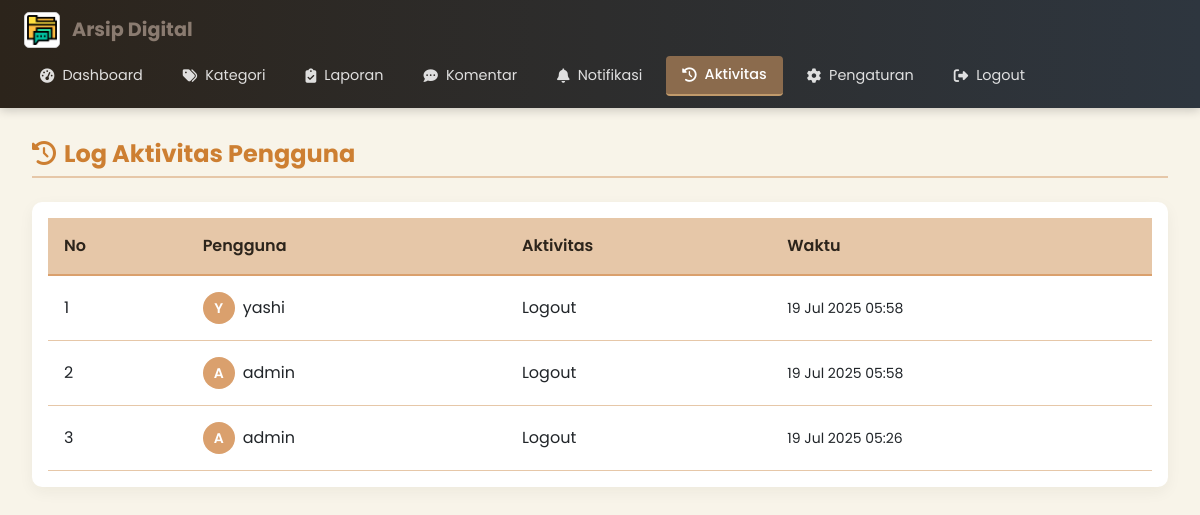
The page /admin/aktivitas.php (signed in) on the database its author committed.
### tables this page shows
CREATE TABLE `activity_logs` (
  `id` int(11) NOT NULL,
  `user_id` int(11) DEFAULT NULL,
  `activity` text DEFAULT NULL,
  `created_at` timestamp NOT NULL DEFAULT current_timestamp()
);

CREATE TABLE `users` (
  `id` int(11) NOT NULL,
  `username` varchar(50) NOT NULL,
  `email` varchar(100) DEFAULT NULL,
  `password` varchar(255) NOT NULL,
  `role` enum('admin','user') DEFAULT 'user',
  `created_at` timestamp NOT NULL DEFAULT current_timestamp()
);

### src/admin/aktivitas.php (the view, shortened to what this page needs)
<?php
require_once '../config/koneksi.php';
include '../includes/header_admin.php';
$logs = $conn->query("SELECT a.*, u.username
    FROM activity_logs a
    LEFT JOIN users u ON a.user_id = u.id
    ORDER BY a.created_at DESC");
?>
<!DOCTYPE html>
<html lang="id">
<head>
</head>
<body>
    <div class="page-container">
        <h4 class="page-title">
            <i class="fas fa-history me-2"></i>Log Aktivitas Pengguna
        </h4>
        <div class="table-container">
            <table class="table table-hover">
                <thead>
                    <tr>
                        <th>No</th>
                        <th>Pengguna</th>
                        <th>Aktivitas</th>
                        <th>Waktu</th>
                    </tr>
                </thead>
                <tbody>
                    <?php $no = 1; while ($log = $logs->fetch_assoc()): ?>
                    <tr>
                        <td><?= $no++ ?></td>
                        <td>
                            <div class="user-info">
                                <div class="user-avatar">
                                    <?= strtoupper(substr($log['username'] ?? 'T', 0, 1)) ?>
                                </div>
                                <?= htmlspecialchars($log['username'] ?? 'Tidak diketahui') ?>
                            </div>
                        </td>
                        <td class="activity-message"><?= htmlspecialchars($log['activity']) ?></td>
                        <td class="timestamp"><?= date('d M Y H:i', strtotime($log['created_at'])) ?></td>
                    </tr>
                    <?php endwhile; ?>
                </tbody>
            </table>
        </div>
    </div>
    <?php include '../includes/footer.php'; ?>
</body>
</html>

### src/includes/header_admin.php (shortened to what this page needs)
<?php
require_once '../config/koneksi.php';
$setting = [];
$res = $conn->query("SELECT name, value FROM settings");
while ($s = $res->fetch_assoc()) {
    $setting[$s['name']] = $s['value'];
}
?>
<!DOCTYPE html>
<html lang="id">
<head>
    <link href="https://cdn.jsdelivr.net/npm/bootstrap@5.3.0/dist/css/bootstrap.min.css" rel="stylesheet">
    <link rel="stylesheet" href="https://cdnjs.cloudflare.com/ajax/libs/font-awesome/6.4.0/css/all.min.css">
</head>
<body>
<nav class="navbar-custom">
    <a class="navbar-brand" href="#">
        <img src="../public/uploads/logo/<?= $setting['logo'] ?? 'default.png' ?>" alt="Logo" class="app-logo">
        <?= $setting['nama_aplikasi'] ?? 'Aplikasi Arsip Digital' ?>
    </a>
    <div class="navbar-menu">
        <a href="dashboard.php" class="<?= basename($_SERVER['PHP_SELF']) === 'dashboard.php' ? 'active' : '' ?>">
            <i class="fas fa-tachometer-alt"></i> Dashboard
        </a>
        <a href="kategori.php" class="<?= basename($_SERVER['PHP_SELF']) === 'kategori.php' ? 'active' : '' ?>">
            <i class="fas fa-tags"></i> Kategori
        </a>
        <a href="laporan.php" class="<?= basename($_SERVER['PHP_SELF']) === 'laporan.php' ? 'active' : '' ?>">
            <i class="fas fa-clipboard-check"></i> Laporan
        </a>
        <a href="komentar.php" class="<?= basename($_SERVER['PHP_SELF']) === 'komentar.php' ? 'active' : '' ?>">
            <i class="fas fa-comment-dots"></i> Komentar
        </a>
        <a href="notifikasi.php" class="<?= basename($_SERVER['PHP_SELF']) === 'notifikasi.php' ? 'active' : '' ?>">
            <i class="fas fa-bell"></i> Notifikasi
        </a>
        <a href="aktivitas.php" class="<?= basename($_SERVER['PHP_SELF']) === 'aktivitas.php' ? 'active' : '' ?>">
            <i class="fas fa-history"></i> Aktivitas
        </a>
        <a href="setting.php" class="<?= basename($_SERVER['PHP_SELF']) === 'setting.php' ? 'active' : '' ?>">
            <i class="fas fa-cog"></i> Pengaturan
        </a>
        <a href="../auth/logout.php">
            <i class="fas fa-sign-out-alt"></i> Logout
        </a>
    </div>
</nav>
<div class="container-fluid">
    <div class="row">

### src/includes/footer.php (shortened to what this page needs)
        </div>
    </div>
</body>
</html>

### src/includes/header_admin.php (style rules this page uses)
:root { --twilight-dark: #39444E; --twilight-bronze: #8B6B4D; --twilight-accent: #C19A6B; --twilight-light: #D4B78F; --twilight-bg: #F5EFE6; }
body { background-color: var(--twilight-bg); }
.navbar-custom { background: linear-gradient(90deg, var(--twilight-dark), #2E363F); color: white; display: flex; align-items: center; justify-content: space-between; padding: 0.75rem 1.5rem; position: sticky; top: 0; z-index: 1000; box-shadow: 0 2px 10px rgba(0,0,0,0.2); flex-wrap: wrap; }
.navbar-brand { display: flex; align-items: center; gap: 12px; font-weight: bold; font-size: 1.2rem; color: var(--twilight-light) !important; text-decoration: none; }
.app-logo { height: 36px; width: 36px; object-fit: contain; border-radius: 5px; background-color: #fff; padding: 2px; border: 1px solid #ccc; }
.navbar-menu { display: flex; flex-wrap: wrap; gap: 0.5rem; margin-top: 0.5rem; }
.navbar-menu a { color: rgba(255, 255, 255, 0.85); text-decoration: none; padding: 0.5rem 1rem; border-radius: 4px; transition: all 0.3s ease; font-size: 0.9rem; display: flex; align-items: center; }
.navbar-menu .active { background-color: var(--twilight-bronze); color: white; font-weight: 500; border-bottom: 2px solid var(--twilight-accent); }
.navbar-menu i { margin-right: 0.5rem; }

### src/admin/aktivitas.php (style rules this page uses)
:root { --twilight-dark: #2C241B; --twilight-medium: #5A4A3F; --twilight-light: #8A7B70; --bronze-dark: #CD7F32; --bronze-medium: #DAA06D; --bronze-light: #E6C7A8; --ivory: #F8F4E9; --text-dark: #2C241B; --text-light: #5A4A3F; }
body { font-family: 'Poppins', sans-serif; background-color: var(--ivory); color: var(--text-dark); }
.page-container { max-width: 1200px; margin: 0 auto; padding: 2rem; }
.page-title { color: var(--bronze-dark); font-weight: 700; margin-bottom: 1.5rem; padding-bottom: 0.5rem; border-bottom: 2px solid var(--bronze-light); }
.table-container { background: white; border-radius: 10px; padding: 1rem; box-shadow: 0 5px 15px rgba(44, 36, 27, 0.05); overflow-x: auto; }
.table { margin-bottom: 0; border-collapse: separate; border-spacing: 0; }
.table thead th { background-color: var(--bronze-light); color: var(--twilight-dark); font-weight: 600; border-bottom: 2px solid var(--bronze-medium); position: sticky; top: 0; }
.table tbody tr:nth-child(even) { background-color: rgba(218, 160, 109, 0.05); }
.table td, .table th { padding: 1rem; vertical-align: middle; border-color: var(--bronze-light); }
.user-info { display: flex; align-items: center; gap: 0.5rem; }
.user-avatar { width: 32px; height: 32px; border-radius: 50%; background-color: var(--bronze-medium); color: white; display: flex; align-items: center; justify-content: center; font-weight: 600; font-size: 0.875rem; }
.activity-message { max-width: 500px; white-space: pre-wrap; word-wrap: break-word; }
.timestamp { color: var(--twilight-light); font-size: 0.875rem; white-space: nowrap; }

### rows shown on the page
activity_logs: user.username "Y", user.username "yashi", activity "Logout", created_at "19 Jul 2025 05:58"
activity_logs: user.username "A", user.username "admin", activity "Logout", created_at "19 Jul 2025 05:58"
activity_logs: user.username "A", user.username "admin", activity "Logout", created_at "19 Jul 2025 05:26"

### other values the page prints
$setting['nama_aplikasi'] "Arsip Digital"
